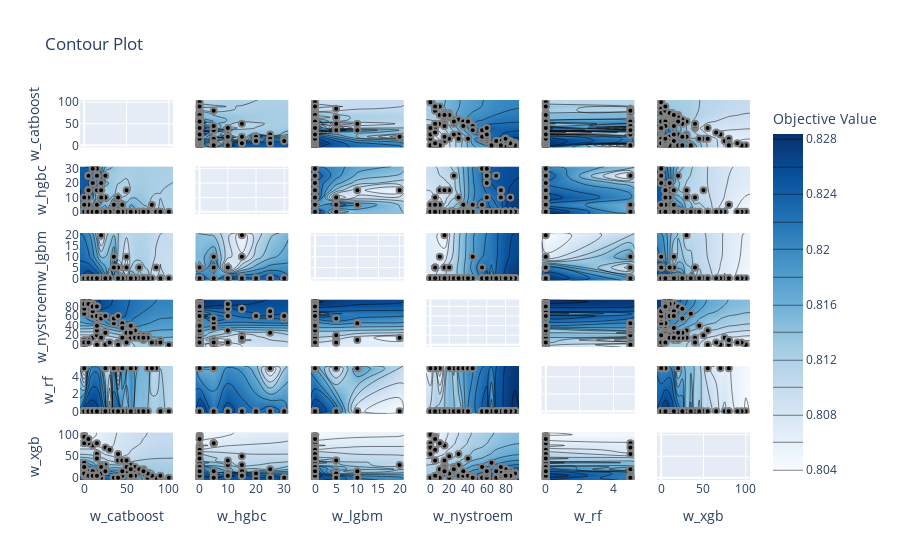

Notebook cell for this chart:
### Code cell
optuna.visualization.plot_contour(ensamble_study)
# optuna.visualization.plot_param_importances(rf_study)
